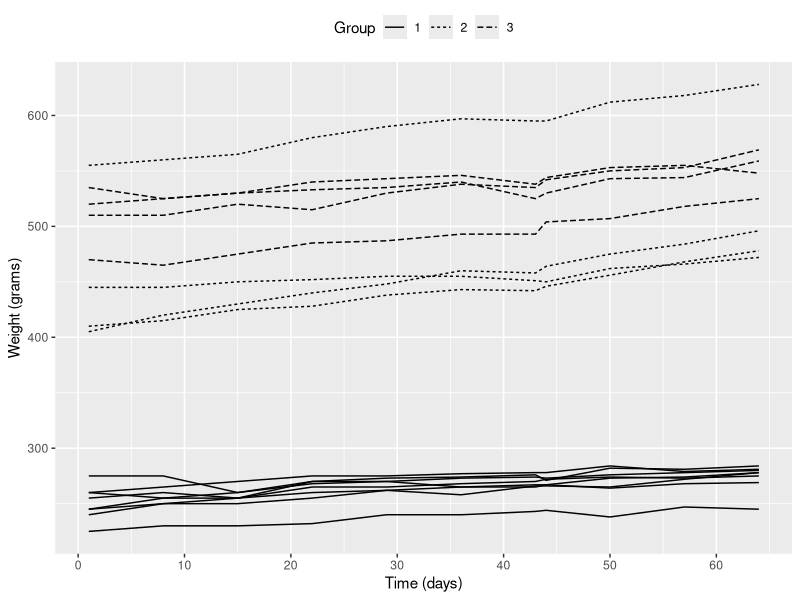
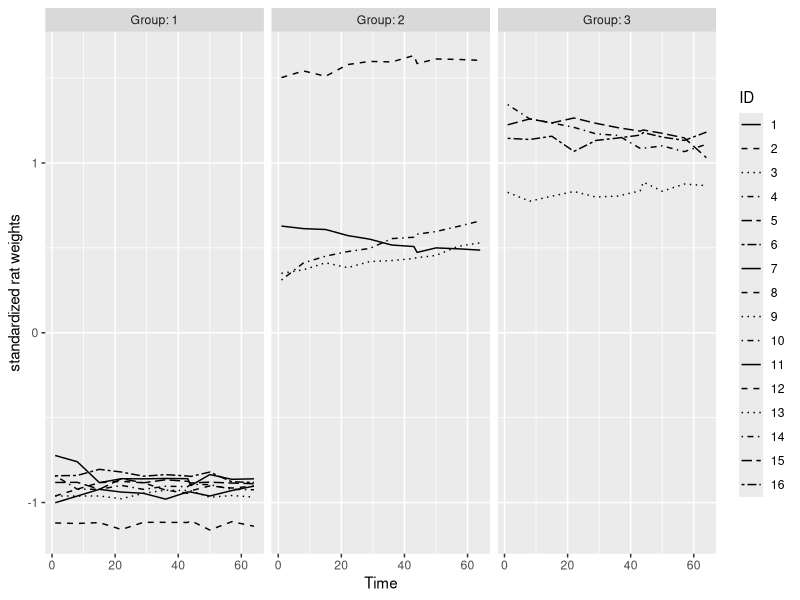

Generate these figures, in order, with R: (Note: this script raises an error after producing the figures.)
## ---- chunk 1
RATSL <- read.csv("data/RATSL.csv", sep = ",")
RATSL$Group <- factor(RATSL$Group)
RATSL$ID <- factor(RATSL$ID)

names(RATSL)

# Look at the structure of rats
str(RATSL)

# Print out summaries of the variables
summary(RATSL)
## ---- chunk 2
library(dplyr, tidyr)
library(ggplot2)
## ---- chunk 3

# Draw the plot of measures of weight over time
ggplot(RATSL, aes(x = Time, y = Weight, group = ID)) +
  geom_line(aes(linetype = Group)) + scale_x_continuous(name = "Time (days)", breaks = seq(0, 60, 10)) + scale_y_continuous(name = "Weight (grams)") + theme(legend.position = "top")

## ---- chunk 4
# Standardise the variable bprs using the above equation
RATSL <- RATSL %>%
  group_by(Time) %>%
  mutate(stdweight = (Weight - mean(Weight))/sd(Weight)) %>%
  ungroup()
 
# Glimpse the data
glimpse(RATSL)
 
# Plot again with the standardised bprs
ggplot(RATSL, aes(x = Time, y = stdweight, linetype = ID)) +
  geom_line() +
  scale_linetype_manual(values = rep(1:10, times=4)) +
  facet_grid(. ~ Group, labeller = label_both) +
  scale_y_continuous(name = "standardized rat weights")
## ---- chunk 5
# Number of weeks, baseline (week 0) included
n <- RATSL$Time %>% unique() %>% length()
 
# Summary data with mean and standard error of bprs by treatment and week 
RATSS <- RATSL %>%
  group_by(Group, Time) %>%
  summarise( mean = mean(Weight), se = sd(Weight)/sqrt(n) ) %>%
  ungroup()
 
# Glimpse the data
glimpse(RATSS)
 
# Plot the mean profiles
ggplot(RATSS, aes(x = Time, y = mean, linetype = Group, shape = Group)) +
  geom_line() +
  scale_linetype_manual(values = c(1,2)) +
  geom_point(size=3) +
  scale_shape_manual(values = c(1,2)) +
  #geom_errorbar(aes(ymin=mean-se, ymax=mean+se, linetype="1"), width=0.3) +
  theme(legend.position = c(0.8,0.8)) +
  scale_y_continuous(name = "mean(Weight) +/- se(Weight)")

## ---- chunk 6
# dplyr, tidyr & ggplot2 packages and BPRSL are available
 
# Create a summary data by treatment and subject with mean as the summary variable (ignoring baseline week 0).
RATSL8S <- RATSL %>%
  filter(Time > 0) %>%
  group_by(Group, ID) %>%
  summarise( mean=mean(Weight) ) %>%
  ungroup()
 
# Glimpse the data
glimpse(RATSL8S)
summary(RATSL8S)
 
# Draw a boxplot of the mean versus treatment
ggplot(RATSL8S, aes(x = Group, y = mean)) +
  geom_boxplot() +
  stat_summary(fun.y = "mean", geom = "point", shape=23, size=4, fill = "white") +
  scale_y_continuous(name = "mean(Weight), over time")
 
# Create a new data by filtering the outlier and adjust the ggplot code the draw the plot again with the new data
RATSL8S1 <- filter(RATSL8S, RATSL8S$mean < 70)
 
 
# Glimpse the data
glimpse(RATSL8S1)
 
# Draw a boxplot of the mean versus treatment
ggplot(RATSL8S1, aes(x = Group, y = mean)) +
  geom_boxplot() +
  stat_summary(fun.y = "mean", geom = "point", shape=23, size=4, fill = "white") +
  scale_y_continuous(name = "mean(Weight), over time")

## ---- chunk 7
# A two-sample t-test
t.test(mean ~ Group, data = RATSL8S1, var.equal = TRUE)
 
# Adding the baseline from the original data as a new variable to the summary data
RATSL8S2 <- RATSL8S %>%
  mutate(baseline = RATS$WD1)
 
# Fitting the linear model with the mean as the response/target and baseline + treatment as the response from the RATSL8S1 
fit <- lm(mean ~ baseline + Group, data = RATSL8S2)
 
# Compute the analysis of variance table for the fitted model with anova() and pay close attention to the significance of baseline
anova(fit)

## ---- chunk 8
summary(complete.cases(RATSL))
## ---- chunk 9
BPRSL <- read.csv("data/BPRSL.csv", sep = ",")

BPRSL$treatment <- factor(BPRSL$treatment)
BPRSL$subject <- factor(BPRSL$subject)

str(BPRSL)

summary(complete.cases(BPRSL))
## ---- chunk 10
# Check the dimensions of the data
dim(BPRSL)
 
# Plot the RATSL data
ggplot(BPRSL, aes(x = Time, y = treatment, group = subject)) +
  geom_line(aes(linetype = Group)) + scale_x_continuous(name = "Time (days)", breaks = seq(0, 60, 10)) + scale_y_continuous(name = "Weight (grams)") + theme(legend.position = "top")

# ggplot(BPRSL, aes(x = week, y = bprs, linetype = subject)) +
#  geom_line() +
#  scale_linetype_manual(values = rep(1:10, times=4)) +
#  facet_grid(. ~ treatment, labeller = label_both) +
#  theme(legend.position = "none") + 
#  scale_y_continuous(limits = c(min(BPRSL$bprs), max(BPRSL$bprs)))


## ---- chunk 11
BPRSL
# create a regression model RATS_reg
BPRS_reg <- lm(bprs ~ week + treatment, BPRSL)
 
# print out a summary of the model
BPRS_reg

# a scatterplot matrix of the repeated measures of bprs
pairs(BPRSL[,1:4], pch = 19)
## ---- chunk 12
library(lme4)
 
# create a random intercept and random slope model with Time and ID as the random effects
BPRS_ref1 <- lmer(bprs ~ week + treatment + (week | subject), data = BPRSL, REML = FALSE)
 
# print a summary of the model
summary(BPRS_ref1)

# perform an ANOVA test on the two models RATS_ref and RATS_ref1
anova(RATS_ref1, RATS_ref)

## ---- chunk 13
# create a random intercept and random slope model with the interaction
RATS_ref2 <- lmer(Weight ~ Time * Group + (Time | ID), data = RATSL, REML = FALSE)
 
# print a summary of the model
summary(RATS_ref2)

# perform an ANOVA test on the two models
anova(RATS_ref2, RATS_ref1)

# draw the plot of RATSL with the observed Weight values
ggplot(RATSL, aes(x = Time, y = Weight, group = ID)) +
  geom_line(aes(linetype = Group)) +
  scale_x_continuous(name = "Time (days)", breaks = seq(0, 60, 20)) +
  scale_y_continuous(name = "Observed weight (grams)") +
  theme(legend.position = "top")

## ---- chunk 14
# Create a vector of the fitted values
Fitted <- fitted(RATS_ref2)
 
# Create a new column fitted to RATSL
RATSL <- RATSL %>%
  mutate(Fitted)
 
# draw the plot of RATSL with the Fitted values of weight
ggplot(RATSL, aes(x = Time, y = Fitted, group = ID)) +
  geom_line(aes(linetype = Group)) +
  scale_x_continuous(name = "Time (days)", breaks = seq(0, 60, 20)) +
  scale_y_continuous(name = "Fitted weight (grams)") +
  theme(legend.position = "top")

## ---- chunk 15

